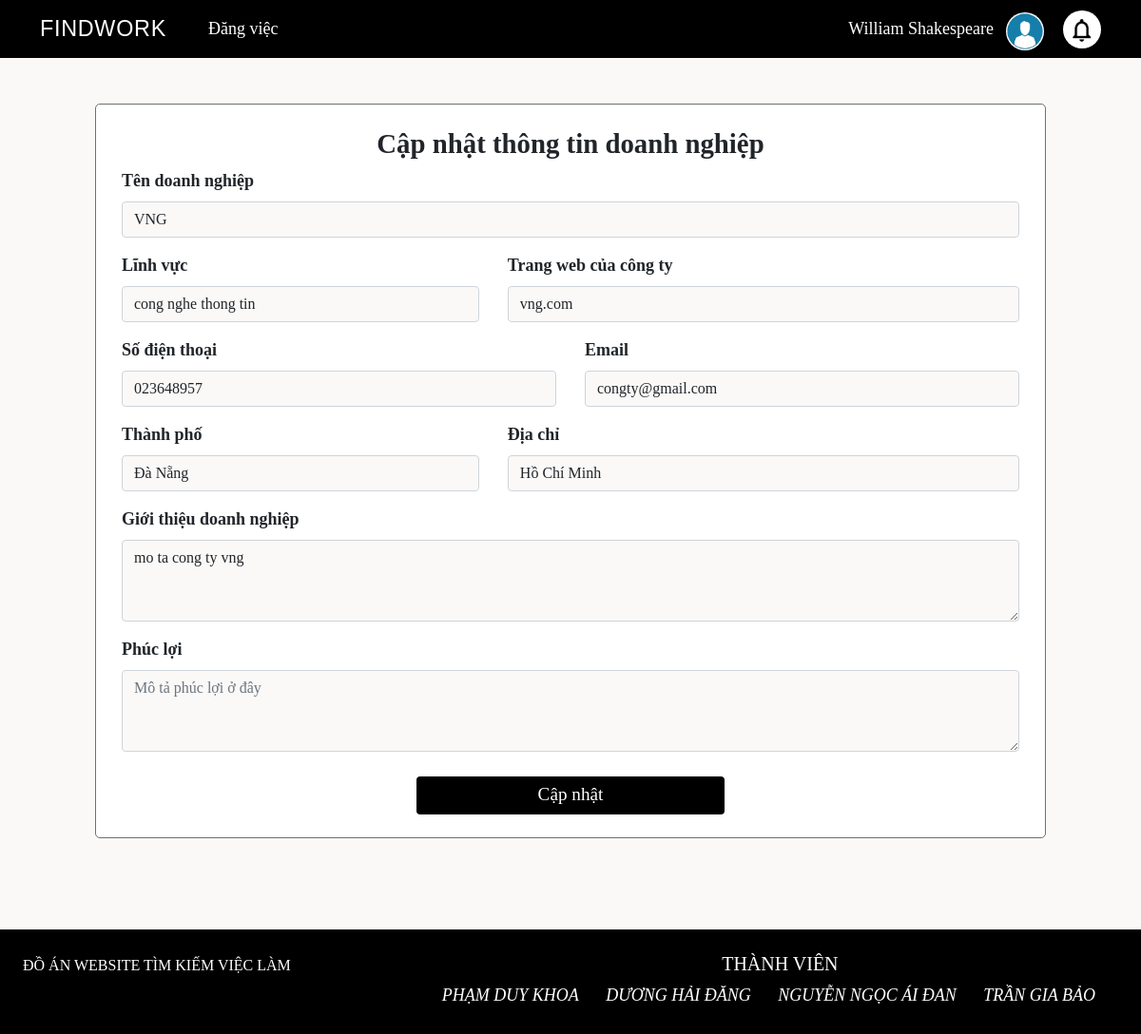
Page /src/Views/admin/updateInfo.php (signed in) on the committed database.
### tables this page shows
CREATE TABLE `taikhoancongty` (
  `MaCongTy` int(11) NOT NULL,
  `TenDangNhap` varchar(50) NOT NULL,
  `matkhau` varchar(30) NOT NULL,
  `sdt` varchar(11) NOT NULL,
  `email` varchar(100) NOT NULL
);

CREATE TABLE `congty` (
  `MaCongTy` int(11) NOT NULL,
  `TenCongTy` varchar(50) NOT NULL DEFAULT '',
  `diachi` varchar(40) NOT NULL DEFAULT '',
  `website` varchar(50) NOT NULL DEFAULT '',
  `motacongty` varchar(2000) NOT NULL DEFAULT '',
  `linkava` varchar(500) NOT NULL DEFAULT '',
  `linhvuc` varchar(100) NOT NULL DEFAULT '',
  `thanhpho` varchar(50) NOT NULL DEFAULT '',
  `phucloi` varchar(2000) NOT NULL DEFAULT ''
);

### src/Views/admin/app/getDataAdminNow.php (called while the page is built)
<?php
function returnAll($id)
{
    require("../../connection.php");
    $sql = $conn->query("SELECT * FROM CongTy INNER JOIN TaiKhoanCongTy
        ON CongTy.MaCongTy = TaiKhoanCongTy.MaCongTy
        WHERE CongTy.MaCongTy = '$id';");
    if ($sql) {
        $data = array();
        while ($r = $sql->fetch_assoc()) {
            $data[] = ["phucloi" => $r["phucloi"],"linhvuc" => $r["linhvuc"],"linkava" => $r["linkava"],"motacongty" => $r["motacongty"],"website" => $r["website"],"diachi" => $r["diachi"],"TenCongTy" => $r["TenCongTy"],"thanhpho" => $r["thanhpho"], "sdt" => $r["sdt"], "email" => $r["email"]];
        }
    } else {
        die("Can't get job from database");
    }
    return $data[0];
}
$data = returnAll($_SESSION["IDUser"]);
?>

### src/Views/admin/app/update.php (the view, shortened to what this page needs)
<?php
require_once("getDataAdminNow.php");
?>
<div id="content" class="container-fluid bg">
    <div class="row justify-content-center">
        <div class="col-xs-12 col-sm-10 row-container my-5">
            <form id="form" method="post" action="../../../src/Controllers/C_updateUser.php" class="needs-validation my-4" novalidate>
                <h1 class="text-center">Cập nhật thông tin doanh nghiệp</h1>
                <div class="form-group col-12">
                    <label for="name">Tên doanh nghiệp</label>
                    <input value='<?php echo $data["TenCongTy"] ?>' name="TenCongTy" type="text" class="form-control py-3" id="name" placeholder="Nhập tên doanh nghiệp ở đây" required>
                </div>
                <div class="d-sm-flex flex-sm-row">
                    <div class="form-group col-sm-5">
                    <label for="linhvuc">Lĩnh vực</label>
                        <select name="linhvuc" class="form-control" id="linhvuc">
                            <option selected><?php echo $data["linhvuc"] ?></option>
                        </select>
                    </div>
                    <div class="form-group col-sm-7">
                        <label for="website">Trang web của công ty</label>
                        <input value='<?php echo $data["website"] ?>' name="website" type="text" class="form-control py-3" id="website" placeholder="Nhập trang web của công ty" required>
                    </div>
                </div>
                <div class="d-sm-flex flex-sm-row">
                    <div class="form-group col-sm-6">
                        <label for="number">Số điện thoại</label>
                        <input value='<?php echo $data["sdt"] ?>' name="sdt" type="number" class="form-control py-3" id="number" placeholder="Nhập số điện thoại ở đây" required>
                    </div>
                    <div class="form-group col-sm-6">
                        <label for="email">Email</label>
                        <input value='<?php echo $data["email"] ?>' name="email" type="email" class="form-control py-3" id="email" placeholder="Nhập email ở đây" required>
                    </div>
                </div>
                <div class="d-sm-flex flex-sm-row">
                <div class="form-group col-sm-5">
                        <label for="tp">Thành phố</label>
                        <select  name="thanhpho" class="form-control" id="tp" required>
                            <option selected><?php echo $data["thanhpho"]?></option>
                        </select>
                    </div class="d-sm-flex flex-sm-row">
                    <div class="form-group col-sm-7">
                        <label for="diachi">Địa chỉ</label>
                        <input value='<?php echo $data["diachi"] ?>' name="diachi" type="text" class="form-control py-3" id="diachi" placeholder="Nhập tên địa chỉ ở đây" required>
                    </div>
                </div>
                <div class="form-group col-12">
                    <label for="comment">Giới thiệu doanh nghiệp</label>
                    <textarea name="motacongty" class="form-control" rows="3" id="comment" placeholder="Mô tả doanh nghiệp ở đây" required><?php echo $data["motacongty"] ?></textarea>
                </div>
                <div class="form-group col-12">
                    <label for="phucloi">Phúc lợi</label>
                    <textarea name="phucloi" class="form-control" rows="3" id="phucloi" placeholder="Mô tả phúc lợi ở đây" required><?php echo $data["phucloi"] ?></textarea>
                </div>
                <div class="offset-4">
                    <button type="submit" class="mx-auto">Cập nhật</button>
                </div>
        </div>
    </div>
</div>

### src/assets/Styles/custom.css (style rules this page uses)
* { margin: 0; padding: 0; box-sizing: border-box; font-family:"Calibri"; font-size: 18px; }
*::after, *::before { padding: 0; margin: 0; box-sizing: border-box; }

### src/assets/Styles/style2.css (style rules this page uses)
html, body { width: 100%; height: 100%; font-family: Calibri; font-size: 16px; }
h1 { font-size: 1.8rem; font-weight: bold; }
.mb-5, .my-5 { margin-bottom: 1rem!important; }
.bg { background: #FAF9F8; width: 100%; height: auto; }
.row-container { background: white; border: #707070 solid 1px ; border-radius: 5px; }
#content button { margin: 10px 0 0 0; width: 50%; height: 40px; color:white; font-size: 1.2rem; border: none; background: black; border-radius: 4px; }
label { font-weight: bold; }
.form-control { background-color: #FAF9F8 !important; }

### src/Views/admin/updateInfo.php (style rules this page uses)
html, body { background-color: #FAF9F8; }

### rows in the picture
taikhoancongty: TenCongTy "VNG", linhvuc "cong nghe thong tin", website "vng.com", sdt "023648957", email "congty@gmail.com", thanhpho "Đà Nẵng", diachi "Hồ Chí Minh", motacongty "mo ta cong ty vng"
